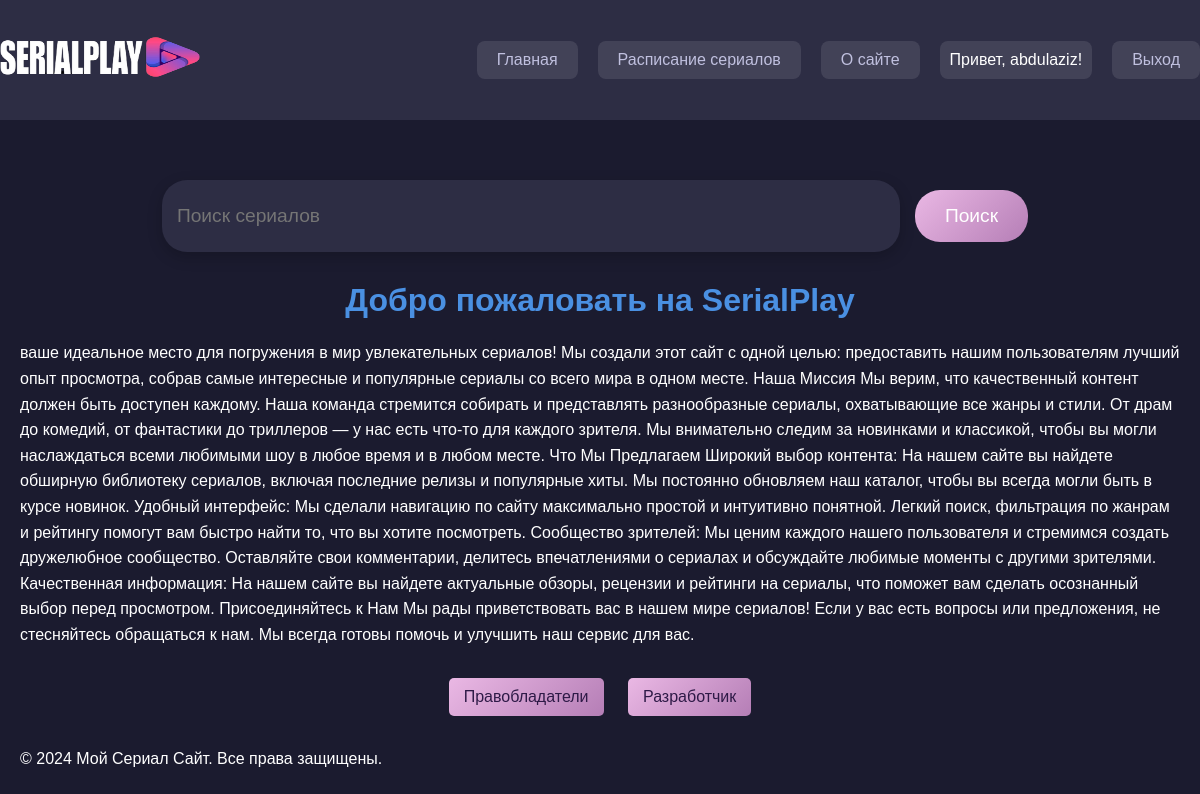
Screenshot of /about/ (signed in) with the database file from the repository.
### app_serires/models.py (models this page shows, shortened)
class About(models.Model):
    title = models.CharField(max_length=255)
    content = models.TextField()
    created_at = models.DateTimeField(auto_now_add=True)

### app_serires/views.py (the view)
# urls.py: path('about/', views.about_view, name='about'),
def about_view(request):
    about_info = About.objects.first()  # Получаем первую запись о нас
    copyright_holders = CopyrightHolder.objects.all()  # Получаем всех правобладателей
    return render(request, 'about.html', {
        'about_info': about_info,
        'copyright_holders': copyright_holders,
    })

### templates/about.html (shortened to what this page needs)
{% extends 'base.html' %}
{% block content %}
<!DOCTYPE html>
<html lang="ru">
<head>
</head>
<body>
    <h1>{{ about_info.title }}</h1>
    <p>{{ about_info.content }}</p>
    <div style="text-align:center;">
        <button id="showCopyrightHolders">Правобладатели</button>
        <button id="showDeveloper">Разработчик</button>
    </div>
    {% endblock %}

### templates/base.html (shortened to what this page needs)
{% load static %}
<!DOCTYPE html>
<html lang="ru">
<head>
    <link rel="stylesheet" href="{% static 'css/base.css' %}">
</head>
<body>
    <nav class="navbar">
        <div class="container">
            <a href="{% url 'home' %}" class="navbar-brand">
                <img src="{% static 'images/logo1.png' %}" alt="SerialPlay Logo" style="height: 40px; width: 200px;">
            </a>
            <ul class="navbar-nav">
                <li><a href="{% url 'home' %}">Главная</a></li>
                <li><a href="{% url 'schedule' %}">Расписание сериалов</a></li>
                <li><a href="{% url 'about' %}">О сайте</a></li>
                {% if not user.is_authenticated %}
                    <li><a href="{% url 'register' %}">Регистрация</a></li>
                    <li><a href="{% url 'login' %}">Логин</a></li>
                {% else %}
                    <li><span>Привет, {{ user.username }}!</span></li>
                    <li><a href="{% url 'logout' %}">Выход</a></li>
                {% endif %}
            </ul>
        </div>
    </nav>
<form class="search-form" id="search-form">
    <input type="text" name="q" id="search-input" placeholder="Поиск сериалов" aria-label="Search" required>
    <button type="submit">Поиск</button>
</form>
    <div class="container">
        {% block content %}
        {% endblock %}
    </div>
    <footer>
        <div class="container">
            <p>&copy; 2024 Мой Сериал Сайт. Все права защищены.</p>
        </div>
    </footer>
</body>
</html>

### static/css/base.css (style rules this page uses)
body { background-color: #1b1b2f; color: #ffffff; font-family: 'Arial', sans-serif; margin: 0; padding: 0; }
.navbar { background-color: #2d2d44; padding: 15px 0; position: relative; }
.navbar .container { display: flex; justify-content: space-between; align-items: center; flex-wrap: wrap; }
.navbar-brand { color: #ffffff; font-size: 1.5em; text-transform: uppercase; text-decoration: none; margin-right: 20px; }
.navbar-nav { list-style: none; display: flex; gap: 20px; flex-wrap: wrap; }
.navbar-nav li a { color: #c0c0df; text-decoration: none; font-size: 1em; padding: 5px 10px; }
.search-form { display: flex; justify-content: center; margin-top: 50px; padding: 10px; }
.search-form input[type="text"] { width: 60%; padding: 15px; border: none; border-radius: 25px; background-color: #2d2d44; color: #ffffff; font-size: 1.2em; box-shadow: 0 5px 15px rgba(0, 0, 0, 0.2); outline: none; transition: width 0.4s ease; }
.search-form button { padding: 15px 30px; margin-left: 15px; border: none; border-radius: 25px; background-color: #ff79c6; color: #ffffff; font-size: 1.2em; cursor: pointer; transition: background-color 0.3s ease, transform 0.3s ease; }

### templates/about.html (style rules this page uses)
h1 { text-align: center; color: #4A90E2; margin-top: 20px; }
p { margin: 20px; line-height: 1.6; }
button { background-color: #4A90E2; color: white; border: none; border-radius: 5px; padding: 10px 15px; font-size: 16px; cursor: pointer; margin: 10px; transition: background-color 0.3s ease; }
ul { list-style-type: none; padding: 0; }
a { color: #4A90E2; text-decoration: none; }
a { color: #EDEDED; text-decoration: none; transition: color 0.3s; }
li { background: rgba(255, 255, 255, 0.1); margin: 10px 0; padding: 10px; border-radius: 8px; }
button { background: linear-gradient(135deg, #EAB8E4, #B57EB6); color: #2E1A47; border: none; padding: 10px 15px; border-radius: 5px; cursor: pointer; transition: background 0.3s, transform 0.3s; }

### rows the page displays
About: title "Добро пожаловать на SerialPlay", content "ваше идеальное место для погружения в мир увлекательных сериалов! Мы создали этот сайт с одной целью: предоставить нашим пользователям лучший опыт просмотра, собрав самые интересные и популярные сериалы со всего мира в одном месте. Наша Миссия Мы верим, что качественный контент должен быть доступен каждому. Наша команда стремится собирать и представлять разнообразные сериалы, охватывающие все жанры и стили. От драм до комедий, от фантастики до триллеров — у нас есть что-то для каждого зрителя. Мы внимательно следим за новинками и классикой, чтобы вы могли наслаждаться всеми любимыми шоу в любое время и в любом месте. Что Мы Предлагаем Широкий выбор контента: На нашем сайте вы найдете…"

### other values shown
{{ user.username }} "abdulaziz"
